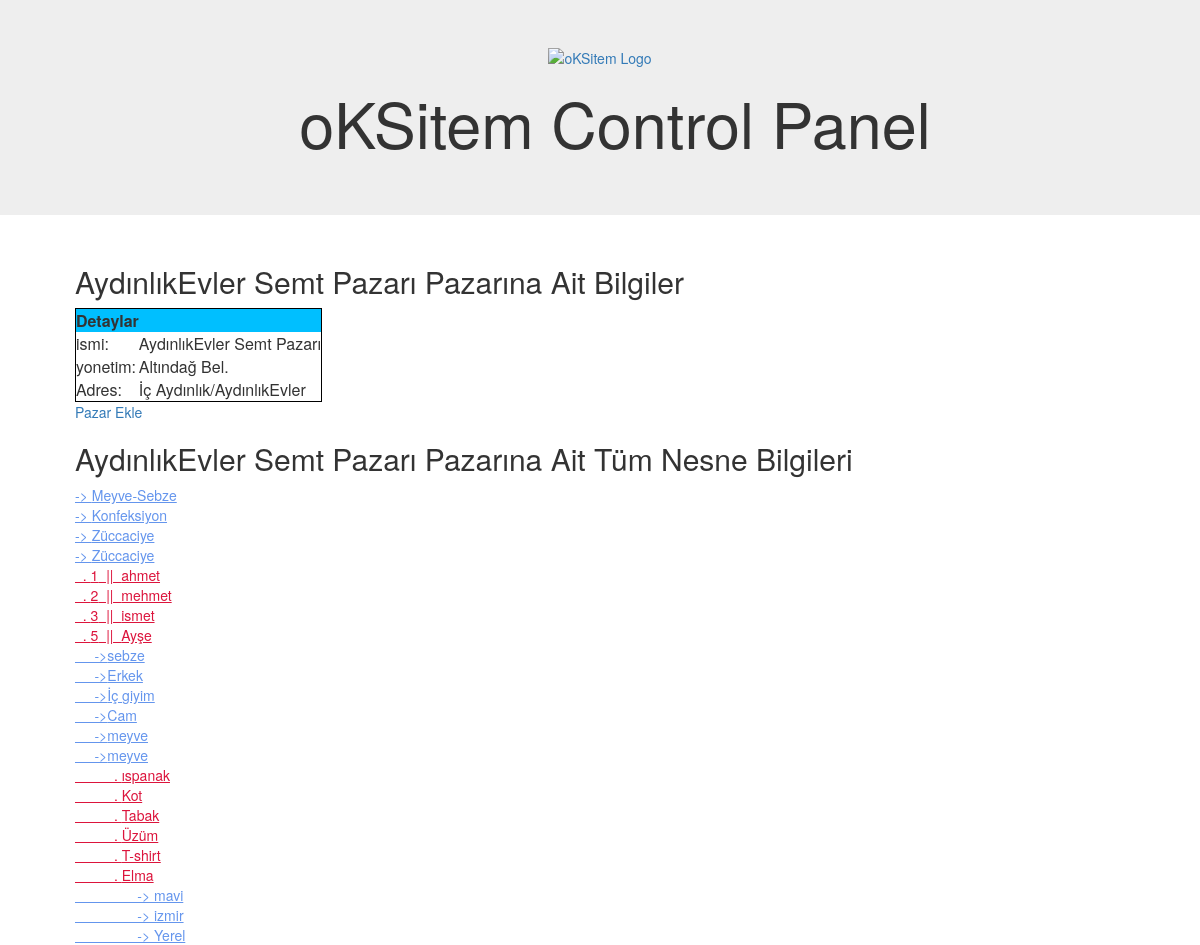
Page /detail/1/ on the committed database.
### main/models.py (models this page shows, shortened)
class Pazar(models.Model):
    isim = models.CharField(max_length=100)
    yonetim = models.CharField(max_length=100)
    adres = models.CharField(max_length=100)

class Bolum(models.Model):
    pazar = models.ForeignKey('Pazar',
                              on_delete=models.CASCADE,
                              )
    bolum_isim = models.CharField(max_length=100)
    pozisyon = models.CharField(max_length=100)

class Reyon(models.Model):
 	bolum=models.ForeignKey(
 	Bolum,
 	on_delete=models.CASCADE,
 	)
 	pazar = models.ForeignKey('Pazar',default=1)
 	numara=models.CharField(max_length=100)
 	saticiAdi=models.CharField(max_length=100)

class UrunTipi(models.Model):
 	reyon=models.ForeignKey(Reyon,
 	on_delete=models.CASCADE,
 	)
 	pazar = models.ForeignKey('Pazar',default=1)
 	tip_ismi=models.CharField(max_length=30)

class UrunAdi(models.Model):
 	urunTipi=models.ForeignKey(UrunTipi,
 	on_delete=models.CASCADE,
 	)
 	urun_isim=models.CharField(max_length=30)
 	pazar = models.ForeignKey('Pazar',default=1)

class UrunOzellikleri(models.Model):
 	urunadi=models.ForeignKey(UrunAdi,on_delete=models.CASCADE)
 	ozellikAdi=models.CharField(max_length=10)
 	urunFiyati=models.CharField(max_length=10)
 	pazar = models.ForeignKey('Pazar',default=1)
 	stok=models.PositiveIntegerField()

### main/views.py (the view)
# urls.py: url(r'detail/(?P<id>[0-9]+)/$', views.PazarDetail, name='detail'),
def PazarDetail(request,id):
    pazar=get_object_or_404(Pazar,id=id)
    bolum=Bolum.objects.all().filter(pazar_id=id)
    reyon=Reyon.objects.all().filter(pazar_id=id)
    urunadi=UrunAdi.objects.all().filter(pazar_id=id)
    uruntipi=UrunTipi.objects.all().filter(pazar_id=id)
    urunozellikleri=UrunOzellikleri.objects.all().filter(pazar_id=id)
    context = {
        'pazar':pazar,
        'bolum':bolum,
        'reyon':reyon,
        'urunadi':urunadi,
        'uruntipi':uruntipi,
        'urunozellikleri':urunozellikleri,
    }
    return render(request,'main/detail.html',context)

### main/templates/main/detail.html (shortened to what this page needs)
{% extends "base.html" %}
{% block content %}
    <div>
        <h2>{{pazar.isim}} Pazarına Ait Bilgiler </h2>
            <table style="text-align: left;  border: 1px solid black; ">
                    <tr style="background-color: deepskyblue;">
                      <th>Detaylar</th>
                      <th></th>
                    </tr>
                   <tr>
                    <td>ismi:</td><td>{{ pazar.isim }}</td> </tr>
                   <tr><td>yonetim:</td><td>{{pazar.yonetim}}</td></tr>
                    <tr><td>Adres:</td><td>{{pazar.adres}}</td></tr>
       </table>
        <p>
            <a href="{% url 'create'  %}"> Pazar Ekle</a>
        </p>
    </div>
     <h2>{{pazar.isim}} Pazarına Ait Tüm Nesne  Bilgileri </h2> <div>
        {% for bolum in bolum %}
                <u style="color:cornflowerblue">-> {{ bolum.bolum_isim }}<br></u>
        {% empty %}
             Hiç Bolum Eklenmedi.
        {% endfor %}
        {% for ryn in reyon %}
        <u style="color:crimson">&nbsp;&nbsp;. {{ ryn.numara }}&nbsp;&nbsp;||&nbsp;&nbsp;{{ryn.saticiAdi}}<br></u>
        {% empty %}
             Hiç Bolum Eklenmedi.
        {% endfor %}
        {% for utipi in uruntipi %}
        <u style="color:cornflowerblue">&nbsp;&nbsp;&nbsp;&nbsp;&nbsp;->{{ utipi.tip_ismi }}<br></u>
        {% empty %}
             Hiç Bolum Eklenmedi.
        {% endfor %}
        {% for uadi in urunadi %}
        <u style="color:crimson">&nbsp;&nbsp;&nbsp;&nbsp;&nbsp;&nbsp;&nbsp;&nbsp;&nbsp;&nbsp;. {{ uadi.urun_isim }}<br></u>
        {% empty %}
             Hiç Bolum Eklenmedi.
        {% endfor %}
        {% for uoz in urunozellikleri %}
        <u style="color:cornflowerblue">&nbsp;&nbsp;&nbsp;&nbsp;&nbsp;&nbsp;&nbsp;&nbsp;&nbsp;&nbsp;&nbsp;&nbsp;&nbsp;&nbsp;&nbsp;&nbsp;-> {{ uoz.ozellikAdi }}<br></u>
        {% empty %}
             Hiç Bolum Eklenmedi.
        {% endfor %}
</div>
{% endblock %}

### main/templates/base.html (shortened to what this page needs)
<html lang="en">
<head>
    <link rel="stylesheet" href="//maxcdn.bootstrapcdn.com/bootstrap/3.2.0/css/bootstrap.min.css">
    <link rel="stylesheet" href="//maxcdn.bootstrapcdn.com/bootstrap/3.2.0/css/bootstrap-theme.min.css">
</head>
<body>
        <div class="jumbotron text-center">
            <a href="/">
                <img src="http://www.oksitem.com/wp-content/uploads/2018/03/oksitem-logo-3.png" alt="oKSitem Logo">
            </a><h1>oKSitem Control Panel</h1>
        </div>
<div id="content" style="margin-left: 5%; margin-right:5%; " class="container">
    <div class="md-col-10">
        {% block content %}
        {% endblock %}
    </div>
</div>
</body>
</html>

### main/templates/base.html (style rules this page uses)
h1 { color: blue; padding-left: 30px; }

### rows in the picture
Pazar: isim "AydınlıkEvler Semt Pazarı", yonetim "Altındağ Bel.", adres "İç Aydınlık/AydınlıkEvler"
Bolum: bolum_isim "Meyve-Sebze"
Bolum: bolum_isim "Konfeksiyon"
Bolum: bolum_isim "Züccaciye"
Bolum: bolum_isim "Züccaciye"
Reyon: numara "1", saticiAdi "ahmet"
Reyon: numara "2", saticiAdi "mehmet"
Reyon: numara "3", saticiAdi "ismet"
Reyon: numara "5", saticiAdi "Ayşe"
UrunTipi: tip_ismi "sebze"
UrunTipi: tip_ismi "Erkek"
UrunTipi: tip_ismi "İç giyim"
UrunTipi: tip_ismi "Cam"
UrunTipi: tip_ismi "meyve"
UrunTipi: tip_ismi "meyve"
UrunAdi: urun_isim "ıspanak"
UrunAdi: urun_isim "Kot"
UrunAdi: urun_isim "Tabak"
UrunAdi: urun_isim "Üzüm"
UrunAdi: urun_isim "T-shirt"
UrunAdi: urun_isim "Elma"
UrunOzellikleri: ozellikAdi "mavi"
UrunOzellikleri: ozellikAdi "izmir"
UrunOzellikleri: ozellikAdi "Yerel"
